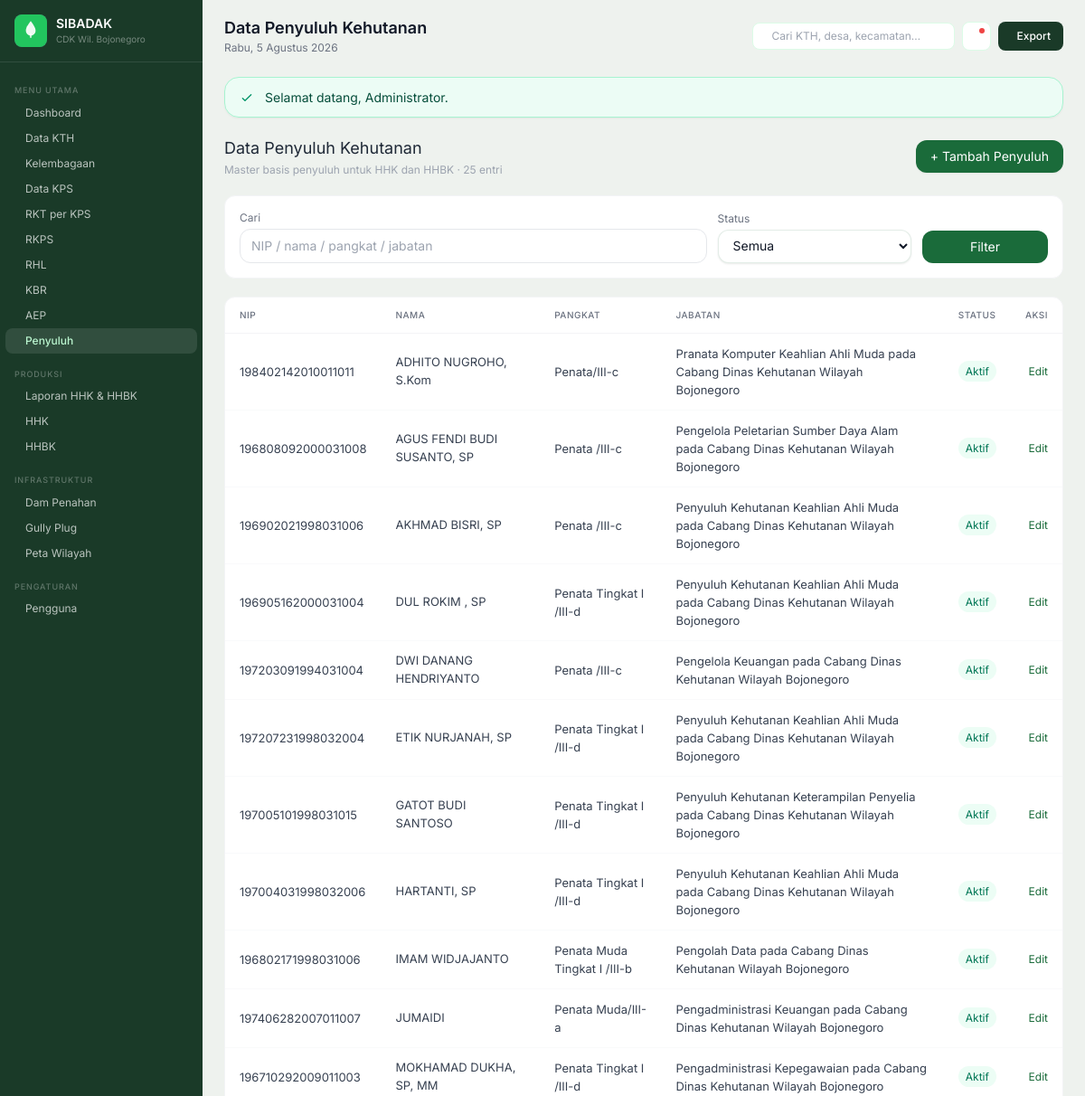
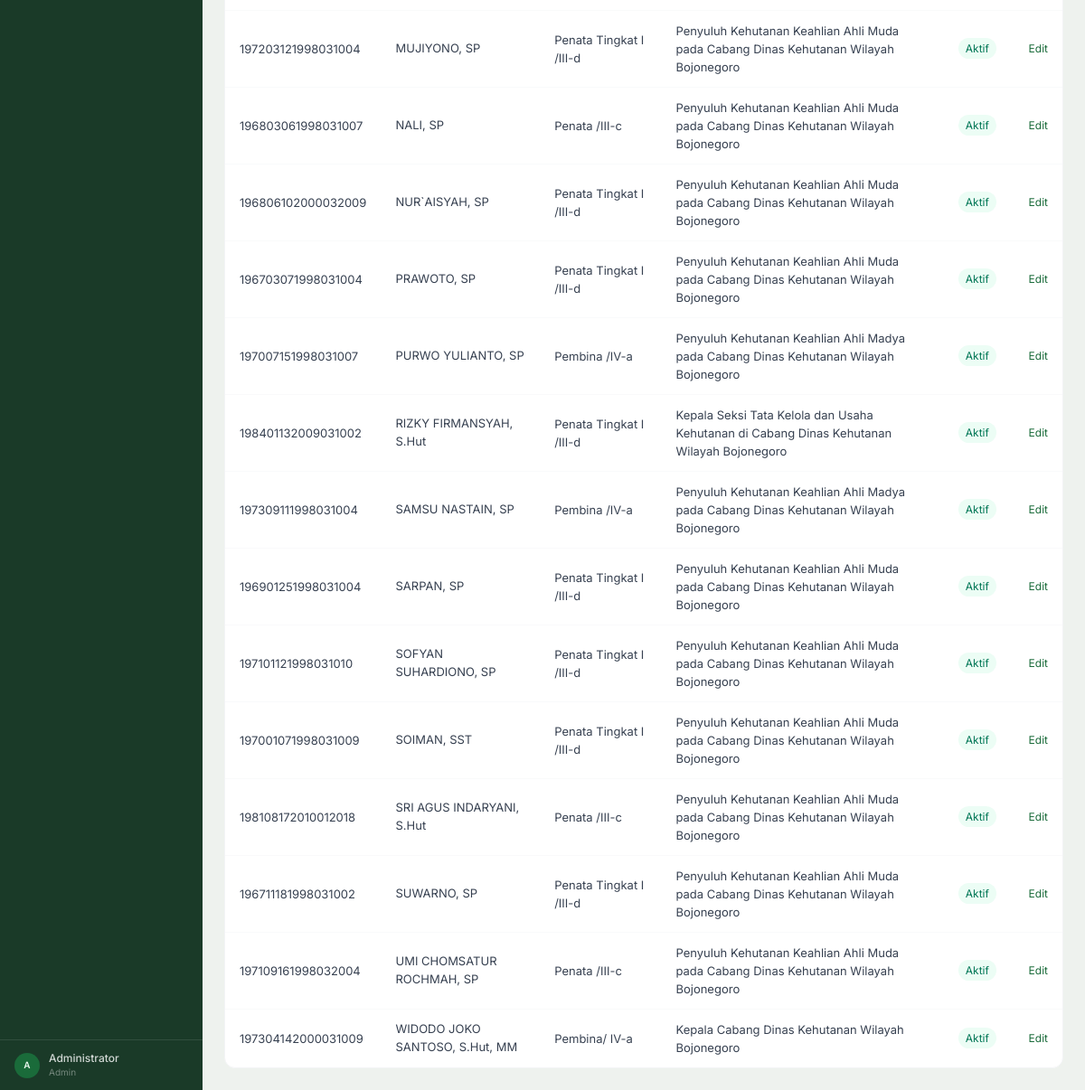
/penyuluh (signed in), run on the app's committed database (2 pictures, top to bottom).
### tables this page shows
CREATE TABLE penyuluh_kehutanan (
    id         INT UNSIGNED AUTO_INCREMENT PRIMARY KEY,
    nip        VARCHAR(32)  NOT NULL UNIQUE,
    nama       VARCHAR(150) NOT NULL,
    pangkat    VARCHAR(100) NOT NULL,
    jabatan    VARCHAR(255) NOT NULL,
    is_active  TINYINT(1) NOT NULL DEFAULT 1,
    created_at TIMESTAMP DEFAULT CURRENT_TIMESTAMP,
    updated_at TIMESTAMP DEFAULT CURRENT_TIMESTAMP ON UPDATE CURRENT_TIMESTAMP,
    INDEX idx_penyuluh_nama (nama)
) COMMENT='Master data penyuluh kehutanan CDK Wilayah Bojonegoro';

### controllers/PenyuluhKehutananController.php (called while the page is built, shortened)
<?php
class PenyuluhKehutananController
{
    private function pdo(): \PDO
    {
        return Database::connect();
    }
    private function model(): PenyuluhKehutanan
    {
        return new PenyuluhKehutanan($this->pdo());
    }
    public function index(): void
    {
        $page = max(1, (int) ($_GET['page'] ?? 1));
        $filterQ = trim((string) ($_GET['q'] ?? ''));
        $filterStatus = trim((string) ($_GET['status'] ?? ''));
        $result = $this->model()->paginateIndex($page, 25, ['q' => $filterQ, 'status' => $filterStatus]);
        require view_path('penyuluh/index.php');
        require view_path('layouts/main.php');
    }
}

### index.php (called while the page is built, shortened)
<?php
require_once __DIR__ . '/config/database.php';
function match_route(string $method, string $path): ?array
{
    if ($method === 'GET' && isset($routesGet[$path])) {
        return $routesGet[$path];
    }
    return null;
}
$method = $_SERVER['REQUEST_METHOD'] ?? 'GET';
$path = request_path();
$handler = match_route($method, $path);
[$class, $action, $args] = $handler;
$controller = new $class();
$controller->$action(...$args);

### config/database.php (called while the page is built, shortened)
<?php
class Database
{
    private static ?\PDO $instance = null;
    public static function connect(): \PDO
    {
        if (self::$instance === null) {
            $host = $_ENV['DB_HOST'] ?? 'localhost';
            $port = $_ENV['DB_PORT'] ?? '3306';
            $name = $_ENV['DB_NAME'] ?? 'db_kth_cdk_bjn';
            $user = $_ENV['DB_USER'] ?? 'root';
            $pass = $_ENV['DB_PASS'] ?? '';
            $dsn = sprintf(
                'mysql:host=%s;port=%s;dbname=%s;charset=utf8mb4',
                $host,
                $port,
                $name
            );
            self::$instance = new \PDO($dsn, $user, $pass, [
                \PDO::ATTR_ERRMODE => \PDO::ERRMODE_EXCEPTION,
                \PDO::ATTR_DEFAULT_FETCH_MODE => \PDO::FETCH_ASSOC,
                \PDO::ATTR_EMULATE_PREPARES => false,
            ]);
        }
        return self::$instance;
    }
}

### models/PenyuluhKehutanan.php (called while the page is built, shortened)
<?php
class PenyuluhKehutanan extends BaseModel
{
    public function paginateIndex(int $page, int $perPage, array $filters): array
    {
        $page = max(1, $page);
        $perPage = max(1, min(100, $perPage));
        $offset = ($page - 1) * $perPage;
        $where = ['1=1'];
        $params = [];
        $whereSql = implode(' AND ', $where);
        $stmt = $this->pdo->prepare('SELECT COUNT(*) FROM penyuluh_kehutanan WHERE ' . $whereSql);
        $stmt->execute($params);
        $total = (int) $stmt->fetchColumn();
        $pages = $total > 0 ? (int) ceil($total / $perPage) : 1;
        $sql = 'SELECT * FROM penyuluh_kehutanan WHERE ' . $whereSql . ' ORDER BY nama ASC LIMIT ' . $perPage . ' OFFSET ' . $offset;
        $stmt = $this->pdo->prepare($sql);
        $stmt->execute($params);
        return [
            'data' => $stmt->fetchAll(\PDO::FETCH_ASSOC),
            'total' => $total,
            'pages' => $pages,
            'current' => $page,
        ];
    }
}

### models/BaseModel.php (called while the page is built, shortened)
<?php
abstract class BaseModel
{
    public function __construct(\PDO $pdo)
    {
        $this->pdo = $pdo;
    }
}

### helpers/functions.php (called while the page is built, shortened)
<?php
function format_id(int|float $n, int $decimals = 0): string
{
    return number_format((float) $n, $decimals, ',', '.');
}
function user_role(): string
{
    return (string) ($_SESSION['role'] ?? '');
}

### views/penyuluh/index.php (the view, shortened to what this page needs)
<?php
$canMut = in_array(user_role(), ['admin', 'operator'], true);
$rows = $result['data'];
$total = $result['total'];
?>
<div class="flex flex-wrap items-center justify-between gap-4 mb-6 fade-up">
    <div>
        <h2 class="font-display font-700 text-gray-800 text-lg">Data Penyuluh Kehutanan</h2>
        <p class="text-xs text-gray-400 mt-0.5">Master basis penyuluh untuk HHK dan HHBK &middot; <?= format_id($total) ?> entri</p>
    </div>
    <?php if ($canMut): ?>
    <a href="<?= htmlspecialchars(APP_URL . '/penyuluh/create', ENT_QUOTES, 'UTF-8') ?>" class="inline-flex items-center gap-2 px-4 py-2 bg-forest-600 hover:bg-forest-700 text-white text-sm font-600 rounded-xl transition shadow-sm">+ Tambah Penyuluh</a>
    <?php endif; ?>
</div>
<form method="get" action="<?= htmlspecialchars(APP_URL . '/penyuluh', ENT_QUOTES, 'UTF-8') ?>" class="stat-card p-4 mb-6 fade-up delay-1 grid grid-cols-1 md:grid-cols-12 gap-3 items-end">
    <div class="md:col-span-7">
        <label class="block text-xs font-600 text-gray-500 mb-1">Cari</label>
        <input type="text" name="q" value="<?= htmlspecialchars($filterQ, ENT_QUOTES, 'UTF-8') ?>" class="w-full text-sm px-3 py-2 rounded-xl border border-gray-200 outline-none" placeholder="NIP / nama / pangkat / jabatan">
    </div>
    <div class="md:col-span-3">
        <label class="block text-xs font-600 text-gray-500 mb-1">Status</label>
        <select name="status" class="w-full text-sm px-3 py-2 rounded-xl border border-gray-200 bg-white outline-none">
            <option value="">Semua</option>
        </select>
    </div>
    <div class="md:col-span-2"><button class="w-full px-3 py-2 rounded-xl bg-forest-600 text-white text-sm">Filter</button></div>
</form>
<div class="stat-card overflow-hidden fade-up delay-2">
    <div class="overflow-x-auto">
        <table class="data-table w-full">
            <thead><tr class="border-b border-gray-100"><th class="px-4 py-3 text-left">NIP</th><th class="px-4 py-3 text-left">Nama</th><th class="px-4 py-3 text-left">Pangkat</th><th class="px-4 py-3 text-left">Jabatan</th><th class="px-4 py-3 text-left">Status</th><th class="px-4 py-3 text-right">Aksi</th></tr></thead>
            <tbody class="divide-y divide-gray-50">
            <?php if ($rows === []): ?>
                <tr><td colspan="6" class="px-6 py-10 text-center text-gray-500">Tidak ada data.</td></tr>
            <?php else: foreach ($rows as $r): ?>
                <tr>
                    <td class="px-4 py-3 text-sm text-gray-700"><?= htmlspecialchars((string) $r['nip'], ENT_QUOTES, 'UTF-8') ?></td>
                    <td class="px-4 py-3 text-gray-800 font-500"><?= htmlspecialchars((string) $r['nama'], ENT_QUOTES, 'UTF-8') ?></td>
                    <td class="px-4 py-3 text-sm text-gray-600"><?= htmlspecialchars((string) $r['pangkat'], ENT_QUOTES, 'UTF-8') ?></td>
                    <td class="px-4 py-3 text-sm text-gray-600"><?= htmlspecialchars((string) $r['jabatan'], ENT_QUOTES, 'UTF-8') ?></td>
                    <td class="px-4 py-3"><span class="text-xs px-2 py-1 rounded-full <?= (int) $r['is_active'] === 1 ? 'bg-emerald-50 text-emerald-700' : 'bg-gray-100 text-gray-500' ?>"><?= (int) $r['is_active'] === 1 ? 'Aktif' : 'Nonaktif' ?></span></td>
                    <td class="px-4 py-3 text-right">
                        <?php if ($canMut): ?><a href="<?= htmlspecialchars(APP_URL . '/penyuluh/' . (int) $r['id'] . '/edit', ENT_QUOTES, 'UTF-8') ?>" class="text-xs font-600 text-forest-600 hover:underline">Edit</a><?php endif; ?>
                    </td>
                </tr>
            <?php endforeach; endif; ?>
            </tbody>
        </table>
    </div>
</div>

### assets/css/tokens.css (style rules this page uses)
:root { --color-primary: #1A6B3A; --color-primary-hover: #155730; --color-primary-light: #3AA870; --color-primary-surface: #E8F5EC; --color-bg-page: #EEF2EE; --color-bg-surface: #FFFFFF; --color-bg-sidebar: #1A3A28; --color-bg-sidebar-active: #2D5A3D; --color-bg-subtle: #F5F7F5; --color-text-primary: #1A2E22; --color-text-secondary: #4A6357; --color-text-muted: #8AA396; --color-text-inverse: #FFFFFF; --color-border: rgba(26, 107, 58, 0.12); --color-border-strong: rgba(26, 107, 58, 0.25); --shadow-card: 0 1px 3px rgba(26, 46, 34, 0.04), 0 1px 2px rgba(26, 46, 34, 0.06); --shadow-card-hover: 0 4px 12px rgba(26, 46, 34, 0.08), 0 2px 4px rgba(26, 46, 34, 0.04); --color-success: #3AA870; --color-warning: #E07B3A; --color-danger: #E24B4A; --color-info: #4A90D9; --chart-utama: #1A6B3A; --chart-madya: #E07B3A; --chart-pemula: #4A90D9; --chart-hkm: #7B5EA7; --chart-hd: #E07B3A; --chart-kulin: #1A6B3A; --chart-iphps: #17A77E; --chart-5: #E24B4A; --chart-6: #F0C040; --chart-7: #5BC0DE; }
body { background-color: var(--color-bg-page) !important; }
.bg-white.rounded-xl, .bg-white.rounded-2xl { box-shadow: var(--shadow-card); border-color: var(--color-border) !important; }

### views/partials/app-styles.php (style rules this page uses)
.fade-up { animation: fadeUp 0.35s ease forwards; }
.delay-1 { animation-delay: 0.04s; opacity: 0; }
.delay-2 { animation-delay: 0.08s; opacity: 0; }
.data-table th { font-weight: 500; font-size: 10px; text-transform: uppercase; letter-spacing: 0.05em; color: #6b7280; }
.data-table td { font-size: 13px; color: #374151; }
.stat-card { background: white; border-radius: 0.75rem; border: 1px solid #f3f4f6; }

### data on the page
penyuluh_kehutanan: nip "198402142010011011", nama "ADHITO NUGROHO, S.Kom", pangkat "Penata/III-c", jabatan "Pranata Komputer Keahlian Ahli Muda pada Cabang Dinas Kehutanan Wilayah Bojonegoro", is_active "Aktif"
penyuluh_kehutanan: nip "196808092000031008", nama "AGUS FENDI BUDI SUSANTO, SP", pangkat "Penata /III-c", jabatan "Pengelola Peletarian Sumber Daya Alam pada Cabang Dinas Kehutanan Wilayah Bojonegoro", is_active "Aktif"
penyuluh_kehutanan: nip "196902021998031006", nama "AKHMAD BISRI, SP", pangkat "Penata /III-c", jabatan "Penyuluh Kehutanan Keahlian Ahli Muda pada Cabang Dinas Kehutanan Wilayah Bojonegoro", is_active "Aktif"
penyuluh_kehutanan: nip "196905162000031004", nama "DUL ROKIM , SP", pangkat "Penata Tingkat I /III-d", jabatan "Penyuluh Kehutanan Keahlian Ahli Muda pada Cabang Dinas Kehutanan Wilayah Bojonegoro", is_active "Aktif"
penyuluh_kehutanan: nip "197203091994031004", nama "DWI DANANG HENDRIYANTO", pangkat "Penata /III-c", jabatan "Pengelola Keuangan pada Cabang Dinas Kehutanan Wilayah Bojonegoro", is_active "Aktif"
penyuluh_kehutanan: nip "197207231998032004", nama "ETIK NURJANAH, SP", pangkat "Penata Tingkat I /III-d", jabatan "Penyuluh Kehutanan Keahlian Ahli Muda pada Cabang Dinas Kehutanan Wilayah Bojonegoro", is_active "Aktif"
penyuluh_kehutanan: nip "197005101998031015", nama "GATOT BUDI SANTOSO", pangkat "Penata Tingkat I /III-d", jabatan "Penyuluh Kehutanan Keterampilan Penyelia pada Cabang Dinas Kehutanan Wilayah Bojonegoro", is_active "Aktif"
penyuluh_kehutanan: nip "197004031998032006", nama "HARTANTI, SP", pangkat "Penata Tingkat I /III-d", jabatan "Penyuluh Kehutanan Keahlian Ahli Muda pada Cabang Dinas Kehutanan Wilayah Bojonegoro", is_active "Aktif"
penyuluh_kehutanan: nip "196802171998031006", nama "IMAM WIDJAJANTO", pangkat "Penata Muda Tingkat I /III-b", jabatan "Pengolah Data pada Cabang Dinas Kehutanan Wilayah Bojonegoro", is_active "Aktif"
penyuluh_kehutanan: nip "197406282007011007", nama "JUMAIDI", pangkat "Penata Muda/III-a", jabatan "Pengadministrasi Keuangan pada Cabang Dinas Kehutanan Wilayah Bojonegoro", is_active "Aktif"
penyuluh_kehutanan: nip "196710292009011003", nama "MOKHAMAD DUKHA, SP, MM", pangkat "Penata Tingkat I /III-d", jabatan "Pengadministrasi Kepegawaian pada Cabang Dinas Kehutanan Wilayah Bojonegoro", is_active "Aktif"
penyuluh_kehutanan: nip "197203121998031004", nama "MUJIYONO, SP", pangkat "Penata Tingkat I /III-d", jabatan "Penyuluh Kehutanan Keahlian Ahli Muda pada Cabang Dinas Kehutanan Wilayah Bojonegoro", is_active "Aktif"
penyuluh_kehutanan: nip "196803061998031007", nama "NALI, SP", pangkat "Penata /III-c", jabatan "Penyuluh Kehutanan Keahlian Ahli Muda pada Cabang Dinas Kehutanan Wilayah Bojonegoro", is_active "Aktif"
penyuluh_kehutanan: nip "196806102000032009", nama "NUR`AISYAH, SP", pangkat "Penata Tingkat I /III-d", jabatan "Penyuluh Kehutanan Keahlian Ahli Muda pada Cabang Dinas Kehutanan Wilayah Bojonegoro", is_active "Aktif"
penyuluh_kehutanan: nip "196703071998031004", nama "PRAWOTO, SP", pangkat "Penata Tingkat I /III-d", jabatan "Penyuluh Kehutanan Keahlian Ahli Muda pada Cabang Dinas Kehutanan Wilayah Bojonegoro", is_active "Aktif"
penyuluh_kehutanan: nip "197007151998031007", nama "PURWO YULIANTO, SP", pangkat "Pembina /IV-a", jabatan "Penyuluh Kehutanan Keahlian Ahli Madya pada Cabang Dinas Kehutanan Wilayah Bojonegoro", is_active "Aktif"
penyuluh_kehutanan: nip "198401132009031002", nama "RIZKY FIRMANSYAH, S.Hut", pangkat "Penata Tingkat I /III-d", jabatan "Kepala Seksi Tata Kelola dan Usaha Kehutanan di Cabang Dinas Kehutanan Wilayah Bojonegoro", is_active "Aktif"
penyuluh_kehutanan: nip "197309111998031004", nama "SAMSU NASTAIN, SP", pangkat "Pembina /IV-a", jabatan "Penyuluh Kehutanan Keahlian Ahli Madya pada Cabang Dinas Kehutanan Wilayah Bojonegoro", is_active "Aktif"
penyuluh_kehutanan: nip "196901251998031004", nama "SARPAN, SP", pangkat "Penata Tingkat I /III-d", jabatan "Penyuluh Kehutanan Keahlian Ahli Muda pada Cabang Dinas Kehutanan Wilayah Bojonegoro", is_active "Aktif"
penyuluh_kehutanan: nip "197101121998031010", nama "SOFYAN SUHARDIONO, SP", pangkat "Penata Tingkat I /III-d", jabatan "Penyuluh Kehutanan Keahlian Ahli Muda pada Cabang Dinas Kehutanan Wilayah Bojonegoro", is_active "Aktif"
penyuluh_kehutanan: nip "197001071998031009", nama "SOIMAN, SST", pangkat "Penata Tingkat I /III-d", jabatan "Penyuluh Kehutanan Keahlian Ahli Muda pada Cabang Dinas Kehutanan Wilayah Bojonegoro", is_active "Aktif"
penyuluh_kehutanan: nip "198108172010012018", nama "SRI AGUS INDARYANI, S.Hut", pangkat "Penata /III-c", jabatan "Penyuluh Kehutanan Keahlian Ahli Muda pada Cabang Dinas Kehutanan Wilayah Bojonegoro", is_active "Aktif"
penyuluh_kehutanan: nip "196711181998031002", nama "SUWARNO, SP", pangkat "Penata Tingkat I /III-d", jabatan "Penyuluh Kehutanan Keahlian Ahli Muda pada Cabang Dinas Kehutanan Wilayah Bojonegoro", is_active "Aktif"
penyuluh_kehutanan: nip "197109161998032004", nama "UMI CHOMSATUR ROCHMAH, SP", pangkat "Penata /III-c", jabatan "Penyuluh Kehutanan Keahlian Ahli Muda pada Cabang Dinas Kehutanan Wilayah Bojonegoro", is_active "Aktif"
penyuluh_kehutanan: nip "197304142000031009", nama "WIDODO JOKO SANTOSO, S.Hut, MM", pangkat "Pembina/ IV-a", jabatan "Kepala Cabang Dinas Kehutanan Wilayah Bojonegoro", is_active "Aktif"

### other printed values
APP_NAME "SIBADAK"
$initial "A"
$u "Administrator"
$role "Admin"
$pageTitle "Data Penyuluh Kehutanan"
format_tanggal_hari_ini() "Rabu, 5 Agustus 2026"
$flash['msg'] "Selamat datang, Administrator."
format_id($total) "25"
